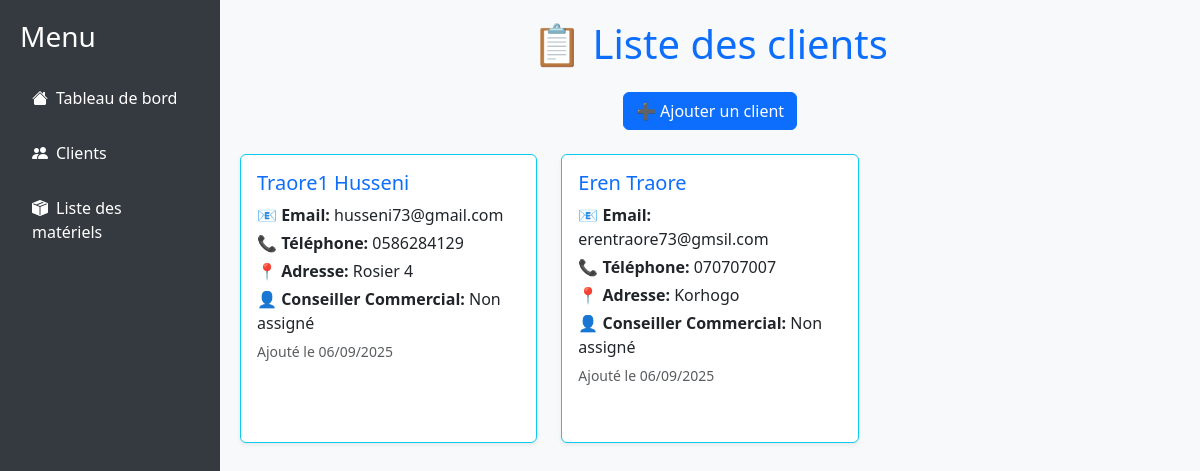
Before: /clients/ with the older database file.
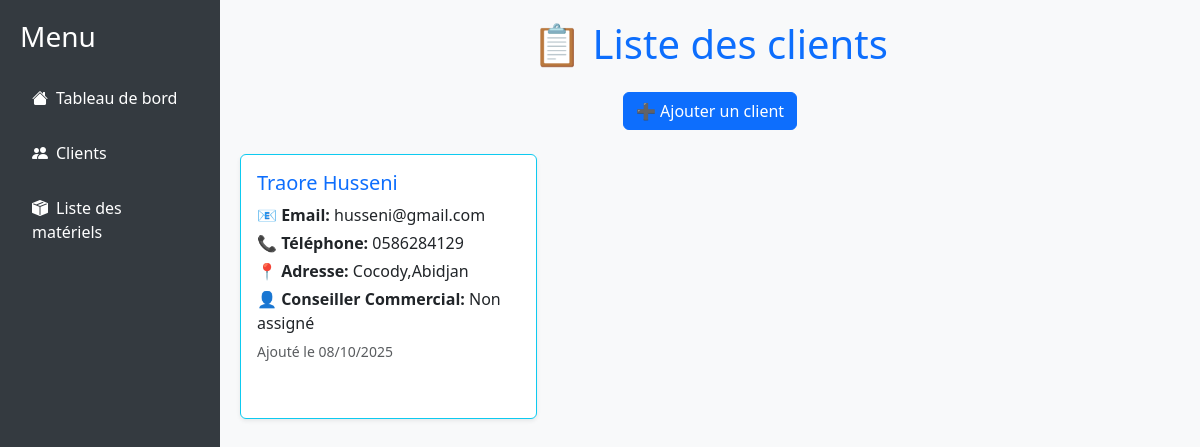
After: the same page with the newer database file.
### devis_app/models.py (models this page shows, shortened)
class Client(models.Model):
    nom = models.CharField(max_length=100)
    prenom = models.CharField(max_length=100)
    email = models.EmailField()
    telephone = models.CharField(max_length=20, blank=True, null=True)
    adresse = models.CharField(max_length=255, blank=True, null=True)
    date_creation = models.DateTimeField(auto_now_add=True)
    slug = models.SlugField(unique=True, blank=True)

### devis_app/views.py (the view)
# urls.py: path("clients/", views.liste_clients, name="liste_clients"),
def liste_clients(request):
    clients = Client.objects.all()
    return render(request, 'clients/clients.html', {'clients': clients})

### devis_app/templates/clients/clients.html (shortened to what this page needs)
{% extends "base.html" %}
{% block content %}
<h1 class="mb-4 text-center text-primary">📋 Liste des clients</h1>
<div class="mb-4 d-flex justify-content-center gap-2">
    <button class="btn btn-primary" type="button" data-bs-toggle="collapse" data-bs-target="#ajouterClientForm" aria-expanded="false" aria-controls="ajouterClientForm">
        ➕ Ajouter un client
    </button>
</div>
<div class="row row-cols-1 row-cols-md-2 row-cols-lg-3 g-4">
    {% for client in clients %}
    <div class="col">
        <div class="card shadow-sm h-100 border-info">
            <div class="card-body">
                <h5 class="card-title">
                    <a href="{% url 'devis_par_client' slug=client.slug %}" class="text-decoration-none text-primary">
                        {{ client.nom }} {{ client.prenom }}
                    </a>
                </h5>
                <p class="card-text mb-1"><strong>📧 Email:</strong> {{ client.email }}</p>
                <p class="card-text mb-1"><strong>📞 Téléphone:</strong> {{ client.telephone|default:"Non renseigné" }}</p>
                <p class="card-text mb-1"><strong>📍 Adresse:</strong> {{ client.adresse|default:"Non renseignée" }}</p>
                <p class="card-text mb-1"><strong>👤 Conseiller Commercial:</strong>
                    {% if client.devis_set.first.utilisateur %}
                        {{ client.devis_set.first.utilisateur.get_full_name|default:client.devis_set.first.utilisateur.username }}
                    {% else %}
                        Non assigné
                    {% endif %}
                </p>
                <p class="text-muted mb-2"><small>Ajouté le {{ client.date_creation|date:"d/m/Y" }}</small></p>
            </div>
        </div>
    </div>
    {% empty %}
    <div class="col-12 text-center">
        <p class="text-muted">Aucun client trouvé.</p>
    </div>
    {% endfor %}
</div>
{% endblock %}

Changed rows visible on the page:
removed Client: nom "Traore1", prenom "Husseni", email "husseni73@gmail.com", telephone "0586284129", adresse "Rosier 4", date_creation "06/09/2025"
removed Client: nom "Eren", prenom "Traore", email "erentraore73@gmsil.com", telephone "070707007", adresse "Korhogo", date_creation "06/09/2025"
added Client: nom "Traore", prenom "Husseni", email "husseni@gmail.com", telephone "0586284129", adresse "Cocody,Abidjan", date_creation "08/10/2025"
